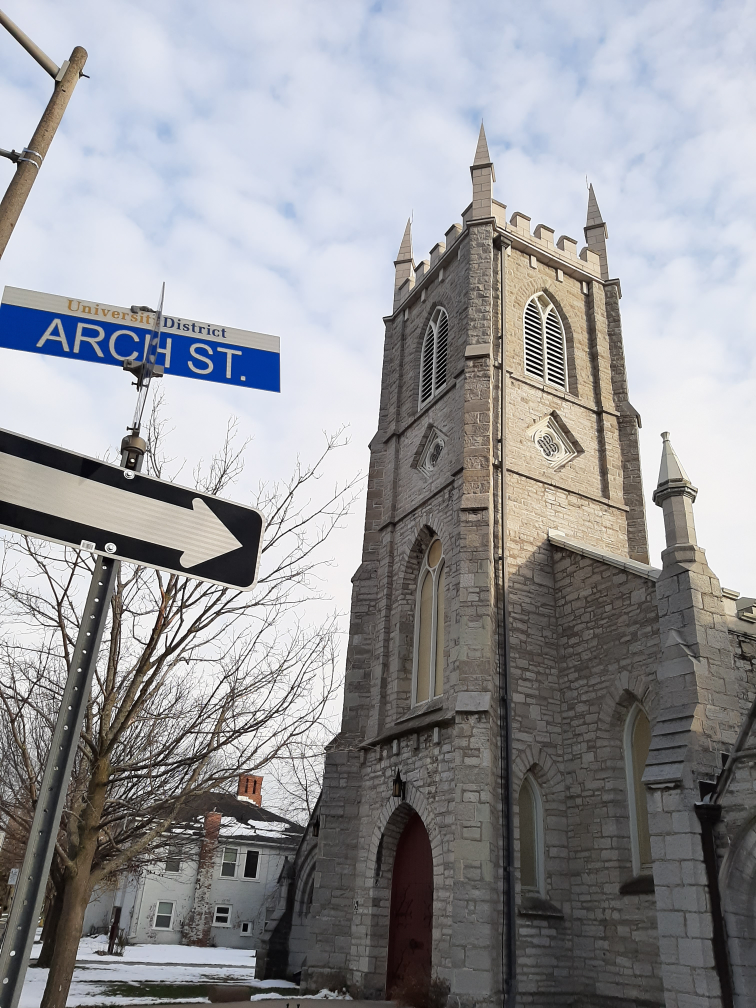
#> input picture D1/Images/StJamesTest/20191119_152004.jpg, 3024 x 4032 px (shown at 1/4 size); its folder holds 3 pictures in this run
$ jupyter execute --allow-errors autostich.ipynb
#> lines starting #> are read from the running program, lines starting #| are printed output that depends on the picture
[cell 1]
import cv2
import glob
import os
from matplotlib import pyplot as plt
import numpy as num
import uuid

[cell 2]
minimumNumberOfGoodMatches = 6000

mySIFTInstance = cv2.SIFT_create()
bf = cv2.BFMatcher()

class SIFTImage:
    # [16 lines left out: functions __init__, __eq__, not called in this run]

class MatchedImagePair:
    # [31 lines left out: functions __init__, matchedPairContains, filterPoorMatches, not called in this run]

[cell 3]
# 1. Match Features

#The first step is to extract features from the images, and automatically establish feature correspondences between image pairs.

# The starting point is an unordered set of N images. The objective of this step is to extract features from each image,
# and establish which (if any) of the N-1 other images contain a sufficient number of good matches so as to indicate that
# the two images partially overlap. You can use any feature that you prefer (e.g. ORB, SIFT, SURF) or some combination thereof.
# You will need to develop a match metric that can be used to discriminate between good and bad image matches. For example,
# this match metric could take the number of matching features between images into account, as well as the quality of their
# match. Keep in mind that each image will only overlap with a small number of other images in the set, so ideally this match
# metric will score high for the images that do have overlap, and low otherwise.

imagePath = os.path.expanduser('~/Autostich-Maly/D1/Images/StJamesTest/*.jpg')  #CAN CHANGE DEPENDING ON TEST IMAGES

#does it make sense to convert to b&w?
images = [cv2.imread(file) for file in glob.glob(imagePath)]
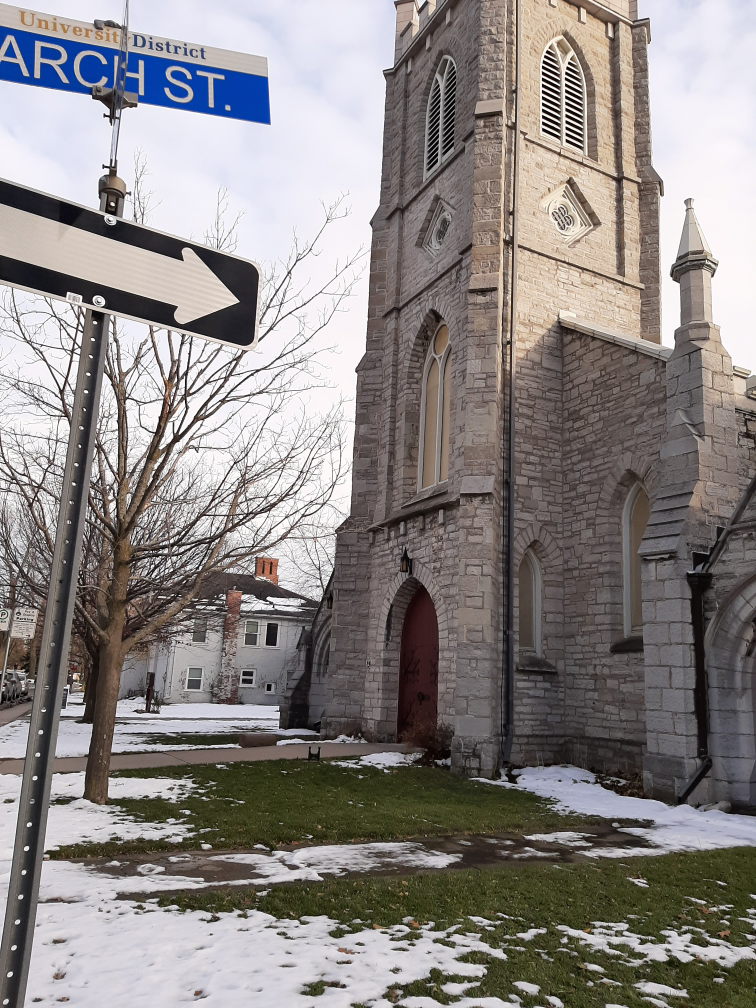
#> input picture D1/Images/StJamesTest/20191119_152007.jpg, 3024 x 4032 px (shown at 1/4 size)
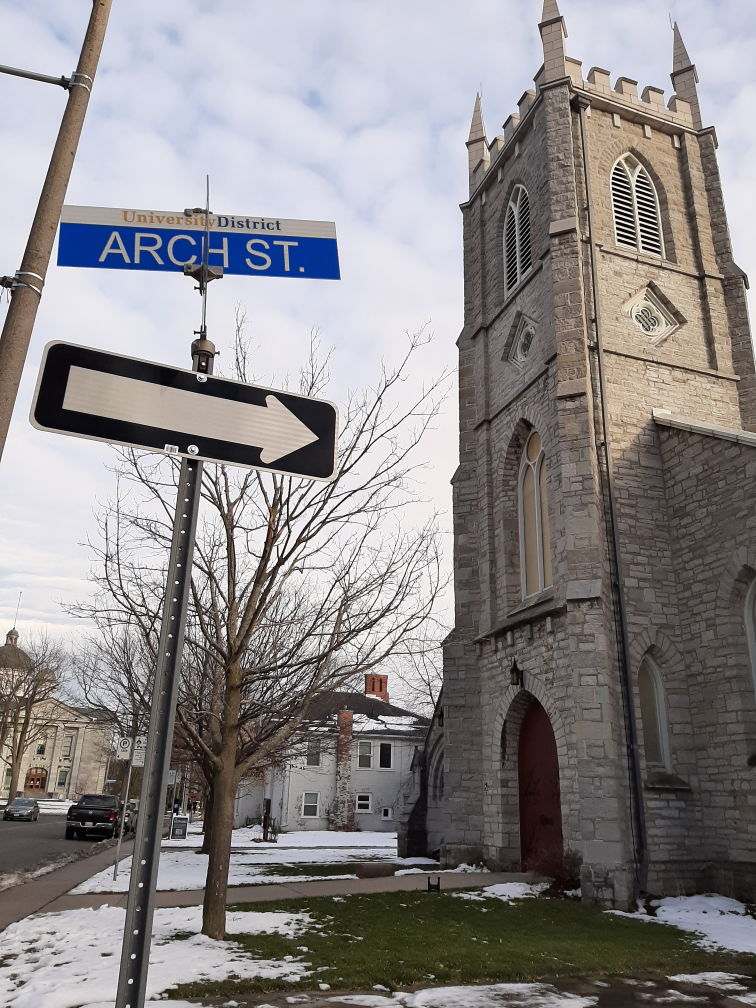
#> input picture D1/Images/StJamesTest/20191119_152040.jpg, 3024 x 4032 px (shown at 1/4 size)
#> images = 3 items

siftImages = []

#> (the rest of this cell did not finish here and is left out)
